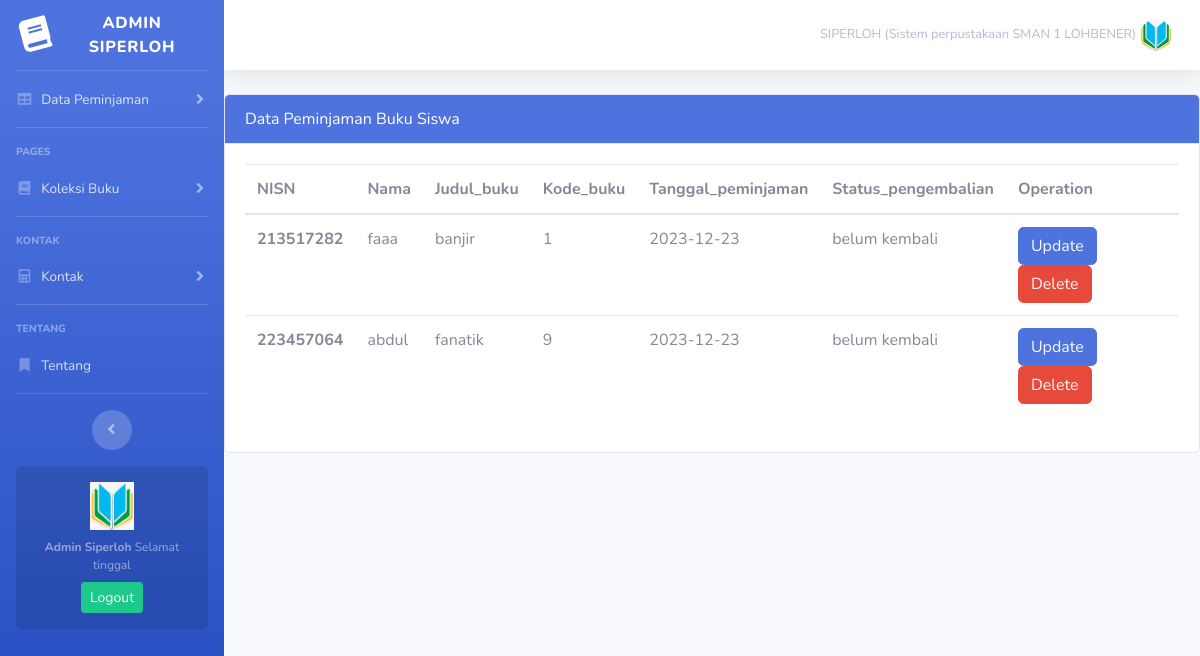
/pengembalian.php, run on the app's committed database.
### tables this page shows
CREATE TABLE `peminjam` (
  `nisn` int(10) NOT NULL,
  `nama` varchar(50) NOT NULL,
  `judul_buku` varchar(100) NOT NULL,
  `kode_buku` int(11) NOT NULL,
  `tanggal_peminjaman` date NOT NULL,
  `status_pengembalian` text NOT NULL
);

### pengembalian.php (the view, shortened to what this page needs)
<?php
include 'koneksi.php';
?>
<!DOCTYPE html>
<html lang="en">
<head>
    <link href="vendor/fontawesome-free/css/all.min.css" rel="stylesheet" type="text/css">
    <link href="css/sb-admin-2.min.css" rel="stylesheet">
    <link href="css/style.css" rel="stylesheet">
</head>
<body id="page-top">
    <div id="wrapper">
        <ul class="navbar-nav bg-gradient-primary sidebar sidebar-dark accordion" id="accordionSidebar">
            <a class="sidebar-brand d-flex align-items-center justify-content-center">
                <div class="sidebar-brand-icon rotate-n-15">
                    <i class="fas fa-fw fa-book"></i>
                </div>
                <div class="sidebar-brand-text mx-3">Admin Siperloh <sup></sup></div>
            </a>
            <hr class="sidebar-divider my-0">
            <li class="nav-item">
                <a class="nav-link collapsed" href="#" data-toggle="collapse" data-target="#collapseUtilities"
                    aria-expanded="true" aria-controls="collapseUtilities">
                    <i class="fas fa-fw fa-table"></i>
                    <span>Data Peminjaman</span></a>
            </li>
            <hr class="sidebar-divider">
            <div class="sidebar-heading">
                Pages
            </div>
            <li class="nav-item">
                <a class="nav-link collapsed" href="#" data-toggle="collapse" data-target="#collapseTwo"
                    aria-expanded="true" aria-controls="collapseTwo">
                    <i class="fas fa-fw fa-book"></i>
                    <span>Koleksi Buku</span>
                </a>
            </li>
            <hr class="sidebar-divider">
            <div class="sidebar-heading">
                Kontak
            </div>
            <li class="nav-item">
                <a class="nav-link collapsed" href="#" data-toggle="collapse" data-target="#collapsePages"
                    aria-expanded="true" aria-controls="collapsePages">
                    <i class="fas fa-fw fa-calculator"></i>
                    <span>Kontak</span>
                </a>
            </li>
            <hr class="sidebar-divider">
            <div class="sidebar-heading">
                Tentang
            </div>
            <li class="nav-item">
                <a class="nav-link" href="#">
                    <i class="fas fa-fw fa-bookmark"></i>
                    <span>Tentang</span></a>
            </li>
            <hr class="sidebar-divider d-none d-md-block">
            <div class="text-center d-none d-md-inline">
                <button class="rounded-circle border-0" id="sidebarToggle"></button>
            </div>
            <div class="sidebar-card d-none d-lg-flex">
                <img class="sidebar-card-illustration mb-2" src="images/5.jpg" alt="...">
                <p class="text-center mb-2"><strong>Admin Siperloh</strong> Selamat tinggal </p>
                <a class="btn btn-success btn-sm" href="index.php">Logout</a>
            </div>
        </ul>
        <div id="content-wrapper" class="d-flex flex-column">
            <div id="content">
                <nav class="navbar navbar-expand navbar-light bg-white topbar mb-4 static-top shadow">
                    <ul class="navbar-nav ml-auto">
                        <li class="nav-item dropdown no-arrow">
                            <a class="nav-link dropdown-toggle" href="#" id="userDropdown" role="button"
                                data-toggle="dropdown" aria-haspopup="true" aria-expanded="false">
                                <span class="mr-1 d-none d-lg-inline text-gray-500 small">SIPERLOH (Sistem perpustakaan SMAN 1 LOHBENER)</span>
                                <img class="img-profile rounded-circle"
                                    src="images/5.jpg">
                            </a>
                        </li>
                    </ul>
                </nav>
                <div class="card">
                    <div class="card-header bg-primary text-white ">
                        Data Peminjaman Buku Siswa
                    </div>
                    <div class="card-body">
                    <table class="table sm-4">
                        <thead>
                            <tr>
                                <th scope="col">NISN</th>
                                <th scope="col">Nama</th>
                                <th scope="col">Judul_buku</th>
                                <th scope="col">Kode_buku</th>
                                <th scope="col">Tanggal_peminjaman</th>
                                <th scope="col">Status_pengembalian</th>
                                <th scope="col">Operation</th>
                            </tr>
                        </thead>
                        <tbody>
                            <?php
                        $sql = "select * from `peminjam`";
                        $result = mysqli_query($conn,$sql);
                        if ($result) {
                            while($row = mysqli_fetch_assoc($result)){
                                $nisn = $row['nisn'];
                                $nama = $row['nama'];
                                $judul_buku = $row['judul_buku'];
                                $kode_buku = $row['kode_buku'];
                                $tanggal_peminjaman = $row['tanggal_peminjaman'];
                                $status_pengembalian = $row['status_pengembalian'];
                                echo'<tr>
                                <th scope="row">',$nisn.'</th>
                                    <td>',$nama.'</td>
                                    <td>',$judul_buku.'</td>
                                    <td>',$kode_buku.'</td>
                                    <td>',$tanggal_peminjaman.'</td>
                                    <td>',$status_pengembalian.'</td>
                                    <td>
                                    <button class="btn btn-primary"><a href="" class="text-light">Update</a></button>
                                    <button class="btn btn-danger"><a href="" class="text-light">Delete</a></button>
                                    </td>
                                </tr>';
                            }
                        }
                            ?>
</body>
</html>

### data on the page
peminjam: nisn "213517282", nama "faaa", judul_buku "banjir", kode_buku "1", tanggal_peminjaman "2023-12-23", status_pengembalian "belum kembali"
peminjam: nisn "223457064", nama "abdul", judul_buku "fanatik", kode_buku "9", tanggal_peminjaman "2023-12-23", status_pengembalian "belum kembali"
